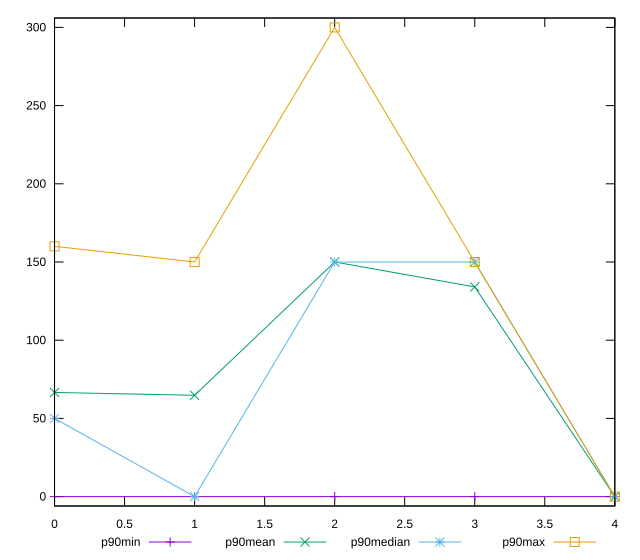

Generate this figure with gnuplot:
reset

$p90Min <<EOF
0 0
1 0
2 0
3 0
4 0
EOF

$p90Mean <<EOF
0 66.59574468085107
1 64.7872340425532
2 150
3 134.04255319148936
4 0
EOF

$p90Median <<EOF
0 50
1 0
2 150
3 150
4 0
EOF

$p90Max <<EOF
0 160
1 150
2 300
3 150
4 0
EOF

set key outside below
set xrange [0:4]
set yrange [-6:306]
set trange [-6:306]
set terminal svg size 640, 560 enhanced background rgb 'white'
set output "report_00016_2021-02-10T13-31-48.338Z/unused-css-rules/progression/value.svg"

plot $p90Min title "p90min" with linespoints, \
     $p90Mean title "p90mean" with linespoints, \
     $p90Median title "p90median" with linespoints, \
     $p90Max title "p90max" with linespoints

reset
